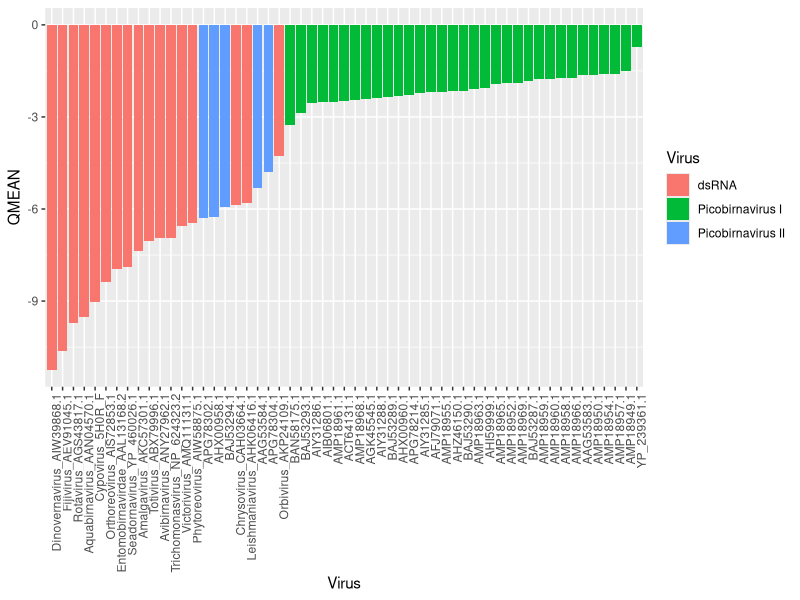
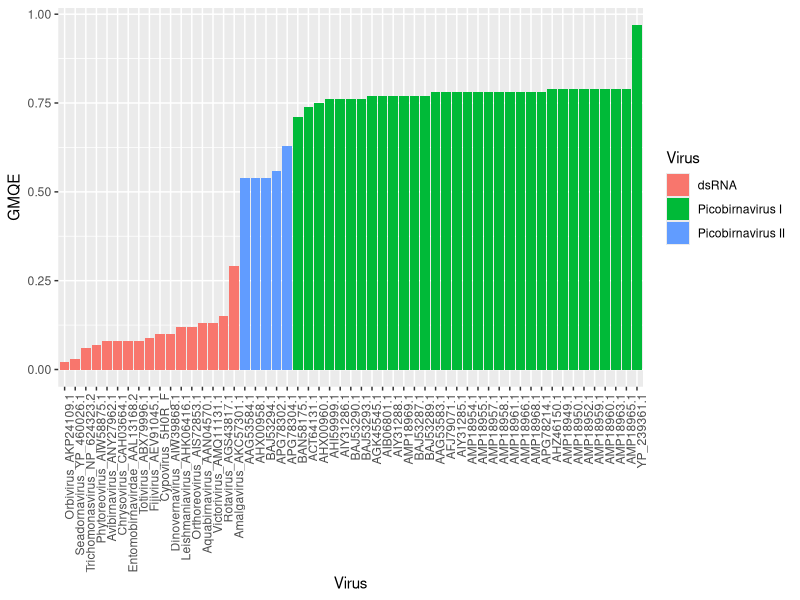
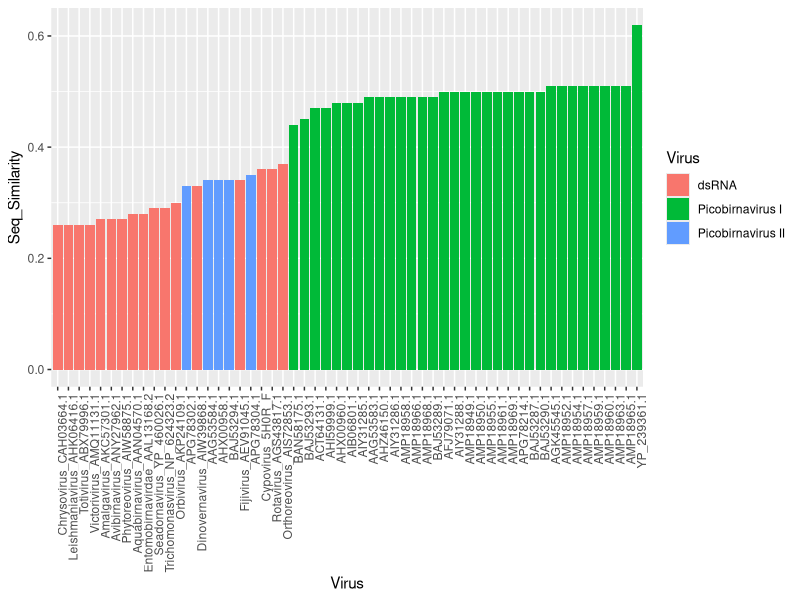
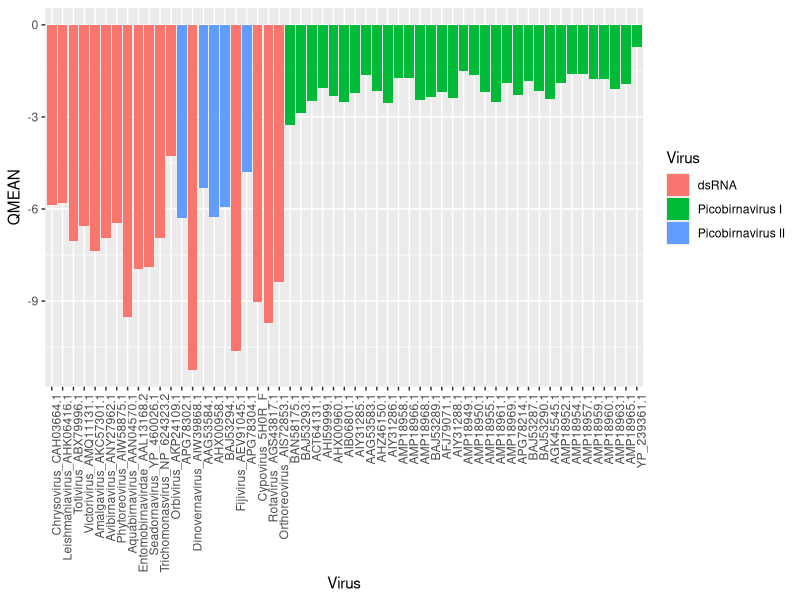
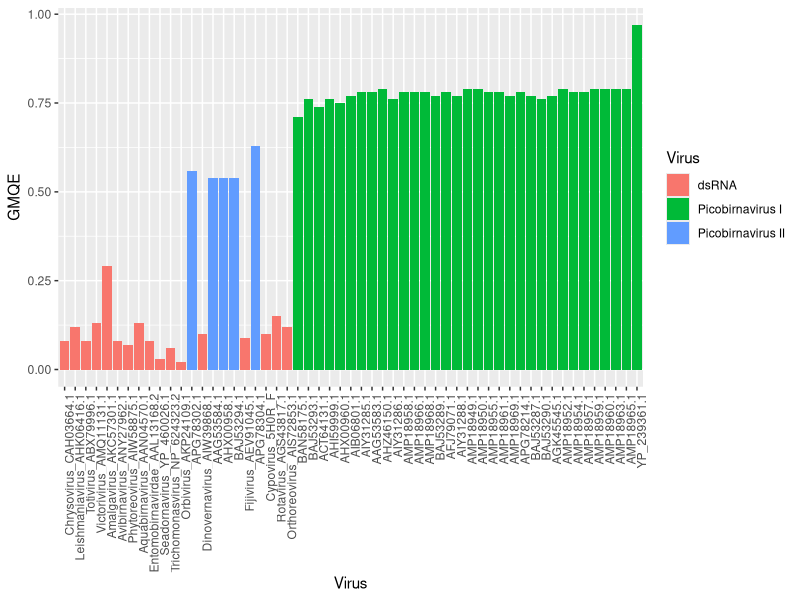
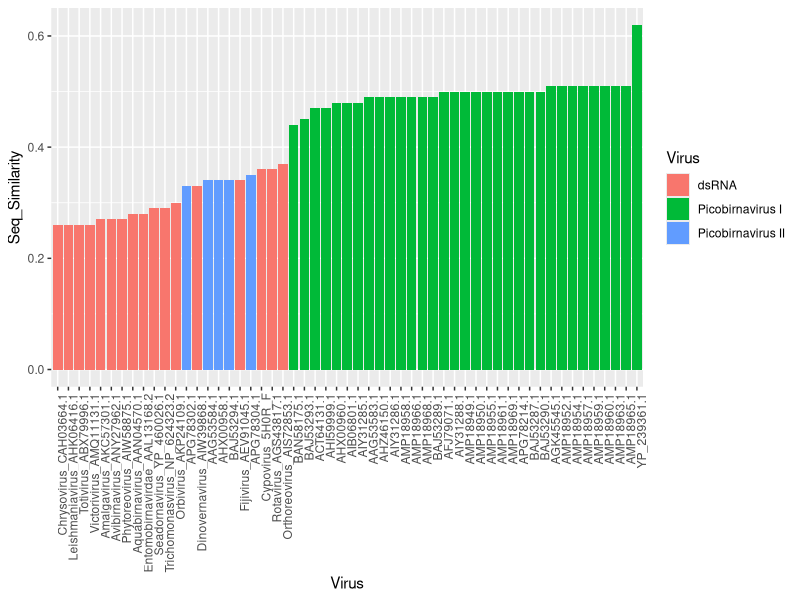
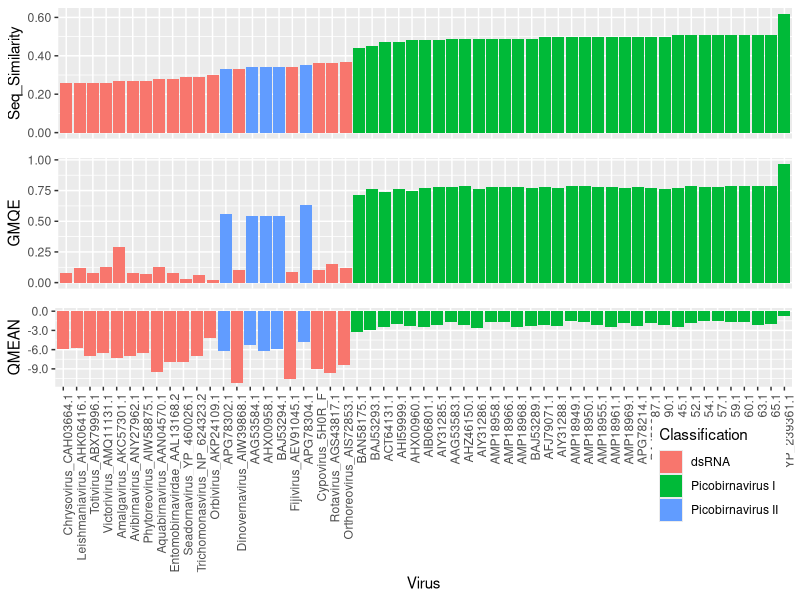

These charts were generated, in order, by the following R code:
library("ggplot2")
data<-read.csv("SwissModelData.csv")
#data$Virus<-c(rep('Picobirnavirus',38),rep('dsRNA',17))
data$Virus<-c(rep('Picobirnavirus I',33),rep('Picobirnavirus II',5),rep('dsRNA',17))

p <-ggplot(data, aes(NAME, QMEAN))
p<-p +geom_bar(stat = "identity")+ theme(axis.text.x = element_text(angle = 90, hjust = 1))+
  aes(x=reorder(NAME,QMEAN),fill=Virus)+xlab('Virus')
pdf('qmean.pdf',width=15,height = 5)
p
dev.off()

p1 <-ggplot(data, aes(NAME, GMQE))
p1<-p1 +geom_bar(stat = "identity")+ theme(axis.text.x = element_text(angle = 90, hjust = 1))+
  aes(x=reorder(NAME,GMQE),fill=Virus)+xlab('Virus')
pdf('gmqe.pdf',width=15,height = 5)
p1
dev.off()

p2 <-ggplot(data, aes(NAME, Seq_Similarity))
p2<-p2 +geom_bar(stat = "identity")+ theme(axis.text.x = element_text(angle = 90, hjust = 1))+
  aes(x=reorder(NAME,Seq_Similarity),fill=Virus)+xlab('Virus')
pdf('Seq_Similarity.pdf',width=15,height = 5)
p2
dev.off()

# same seq similarity

p0 <-ggplot(data, aes(NAME, QMEAN))
p0<-p0 +geom_bar(stat = "identity")+ theme(axis.text.x = element_text(angle = 90, hjust = 1))+
  aes(x=reorder(NAME,Seq_Similarity),fill=Virus)+xlab('Virus')
pdf('qmean_same_seq_sim.pdf',width=15,height = 5)
p0
dev.off()

p10 <-ggplot(data, aes(NAME, GMQE))
p10<-p10 +geom_bar(stat = "identity")+ theme(axis.text.x = element_text(angle = 90, hjust = 1))+
  aes(x=reorder(NAME,Seq_Similarity),fill=Virus)+xlab('Virus')
pdf('gmqe_same_seq_sim.pdf',width=15,height = 5)
p10
dev.off()

p20 <-ggplot(data, aes(NAME, Seq_Similarity))
p20<-p20 +geom_bar(stat = "identity")+ theme(axis.text.x = element_text(angle = 90, hjust = 1))+
  aes(x=reorder(NAME,Seq_Similarity),fill=Virus)+xlab('Virus')
pdf('Seq_Similarity.pdf',width=15,height = 5)
p20
dev.off()

## same axis
scaleFUN <- function(x) sprintf("%.2f", x)
scaleFUNqmean <- function(x) sprintf("%.1f", x)


p00 <-ggplot(data, aes(NAME, Seq_Similarity))
p00<-p00 +geom_bar(stat = "identity")+ theme(axis.text.x = element_text(angle = 90, hjust = 1))+
  aes(x=reorder(NAME,Seq_Similarity),fill=Virus)+xlab('Virus')+
  theme(axis.title.x=element_blank(),
        axis.text.x=element_blank(),
        axis.ticks.x=element_blank())+ guides(fill=FALSE)+
   scale_y_continuous(labels=scaleFUN)

p100 <-ggplot(data, aes(NAME, GMQE))
p100<-p100 +geom_bar(stat = "identity")+ theme(axis.text.x = element_text(angle = 90, hjust = 1))+
  aes(x=reorder(NAME,Seq_Similarity),fill=Virus)+xlab('Virus')+ guides(fill=FALSE)+
  theme(axis.title.x=element_blank(),
        axis.text.x=element_blank(),
        axis.ticks.x=element_blank())+
  scale_y_continuous(labels=scaleFUN)

p200 <-ggplot(data, aes(NAME, QMEAN))
p200<-p200 +geom_bar(stat = "identity")+ theme(axis.text.x = element_text(angle = 90, hjust = 1))+
  aes(x=reorder(NAME,Seq_Similarity),fill=Virus)+xlab('Virus')+ guides(fill=guide_legend(title="Classification"))+
  scale_y_continuous(labels=scaleFUNqmean)+ theme(legend.position = c(0.9, -1.1))

library(gridExtra)

pdf('swiss_model.pdf',width=12)
grid.arrange(p00,p100,p200,nrow = 3,heights = c(1,1,2))
dev.off()
